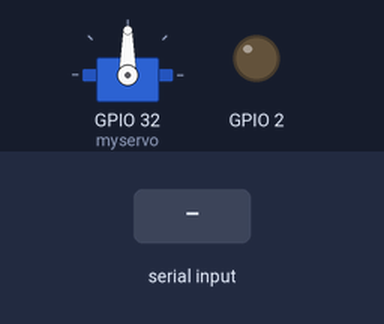
This sketch was run on a simulated ESP32. On the bench: servo, output pins drawn as LEDs (lit = HIGH). Inputs (shaded band) come from the test bench.

Above: at 1.2 s.
1.3 s: "15\n" received over Serial
At 2.4 s:
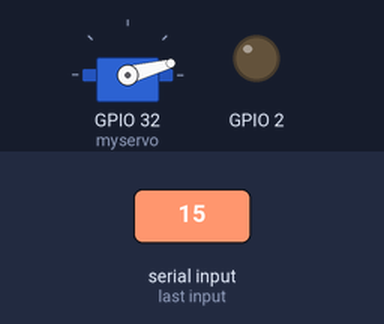
2.8 s: "30\n" received over Serial
At 3.6 s:
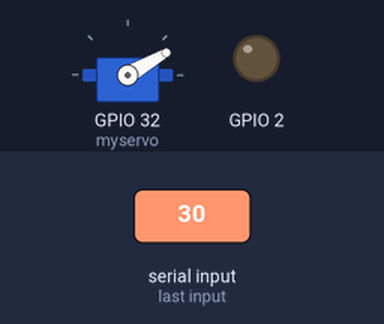
4.3 s: "60\n" received over Serial
At 4.7 s:
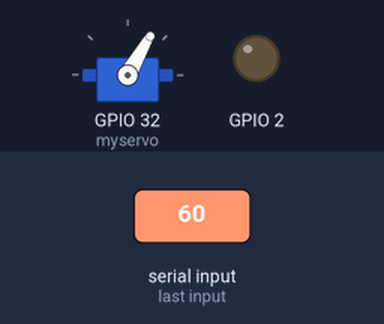
5.8 s: "115\n" received over Serial
At 7.0 s:
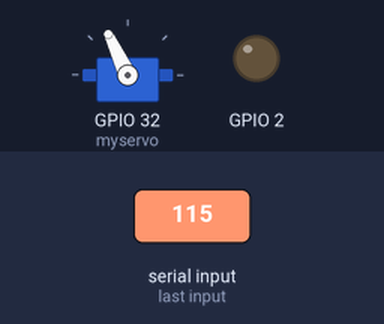
7.3 s: "125\n" received over Serial
At 8.2 s:
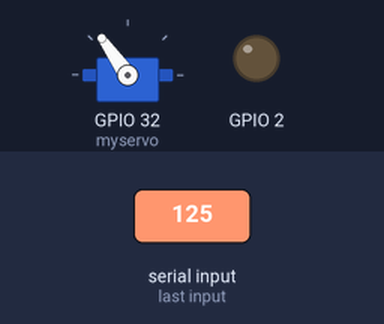
8.8 s: "145\n" received over Serial
At 9.3 s:
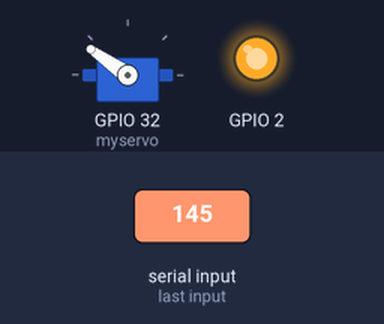
Timing chart, 0 to 19.3 s (numbered marks = the images above; inputs shaded):
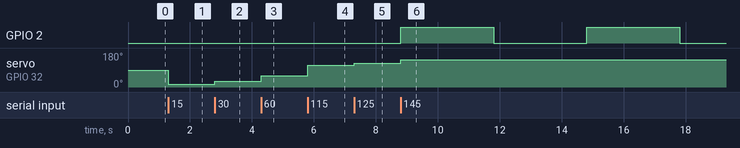

Measured:
- after the input at 1.3 s, servo on GPIO 32 (myservo): 90° → 15° at once
- after the input at 2.8 s, servo on GPIO 32 (myservo): 15° → 30° at once
- after the input at 4.3 s, servo on GPIO 32 (myservo): 30° → 60° at once
- after the input at 5.8 s, servo on GPIO 32 (myservo): 60° → 115° at once
- after the input at 7.3 s, servo on GPIO 32 (myservo): 115° → 125° at once
- after the input at 8.8 s, GPIO 2: alternates HIGH for 3.0 s and LOW for 3.0 s, starting at once; servo on GPIO 32 (myservo): 125° → 145° at once

The sketch:

test-8.ino
```cpp
#include <ESP32Servo.h>
Servo myservo;
String command;          // เก็บคำสั่งล่าสุด
unsigned long previousMillis = 0; //เก็บเวลาที่พึ่งกระพิบไฟ
const long interval = 3000 ; // 0.4 วินาที เก็บเวลาเอาไว้กระพิบ
bool ledState = LOW;       // สถานะไฟ

void setup() {
  Serial.begin(9600);
  myservo.attach(32);
  pinMode(2, OUTPUT);
}

void loop() {
  // อ่าน Serial
  if (Serial.available()) {
    command = Serial.readStringUntil('\n');
    command.trim();

    // คำสั่งปรับมุม
    if (command == "15" || command == "30" || command == "60" ||
        command == "90" || command == "115"|| command == "125"|| command == "145") {
      myservo.write(command.toInt());

    } else if (command == "15" || command == "30" || command == "60" ||
        command == "90" || command == "115"|| command == "125") {
      myservo.write(command.toInt());
      digitalWrite(2, HIGH);   // ไฟติดค้าง
      delay(3000);
      digitalWrite(2, HIGH);   // ไฟติดค้าง
      delay(3000);

    } else if (command == "0") {
      myservo.write(0);
      digitalWrite(2, LOW);    // ไฟดับ
    }
  }

  // จัดการไฟกระพริบ (สำหรับคำสั่ง 15–90)
  if (command == "145") {
    unsigned long currentMillis = millis();
    if (currentMillis - previousMillis >= interval) {
      previousMillis = currentMillis;
      ledState = !ledState;              // สลับสถานะ
      digitalWrite(2, ledState);
    }
  }
}
```
